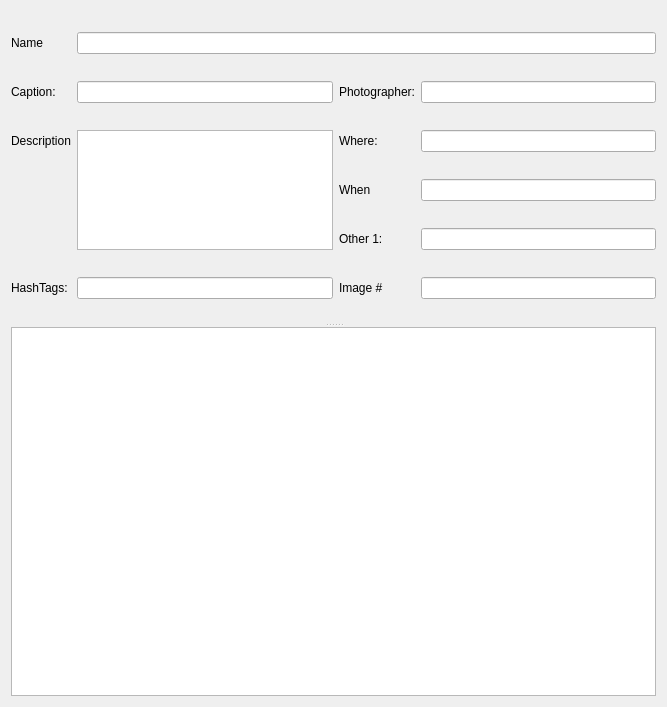
<?xml version="1.0" encoding="UTF-8"?>
<ui version="4.0">
 <class>PhotoSlideDetails</class>
 <widget class="QWidget" name="PhotoSlideDetails">
  <property name="geometry">
   <rect>
    <x>0</x>
    <y>0</y>
    <width>667</width>
    <height>707</height>
   </rect>
  </property>
  <property name="windowTitle">
   <string/>
  </property>
  <layout class="QVBoxLayout" name="verticalLayout">
   <item>
    <widget class="QSplitter" name="splitter">
     <property name="orientation">
      <enum>Qt::Vertical</enum>
     </property>
     <widget class="QWidget" name="">
      <layout class="QGridLayout" name="gridLayout">
       <item row="0" column="0">
        <widget class="QLabel" name="label_4">
         <property name="text">
          <string>Name</string>
         </property>
        </widget>
       </item>
       <item row="1" column="0">
        <widget class="QLabel" name="label_8">
         <property name="text">
          <string>Caption:</string>
         </property>
        </widget>
       </item>
       <item row="1" column="1">
        <widget class="QLineEdit" name="lineEdit_Caption"/>
       </item>
       <item row="1" column="2">
        <widget class="QLabel" name="label_11">
         <property name="text">
          <string>Photographer:</string>
         </property>
        </widget>
       </item>
       <item row="1" column="3">
        <widget class="QLineEdit" name="lineEdit_Photographer"/>
       </item>
       <item row="2" column="0">
        <widget class="QLabel" name="label_9">
         <property name="text">
          <string>Description</string>
         </property>
        </widget>
       </item>
       <item row="2" column="1" rowspan="3">
        <widget class="QTextEdit" name="textEdit_Description"/>
       </item>
       <item row="2" column="2">
        <widget class="QLabel" name="label_5">
         <property name="text">
          <string>Where:</string>
         </property>
        </widget>
       </item>
       <item row="2" column="3">
        <widget class="QLineEdit" name="lineEdit_Where"/>
       </item>
       <item row="3" column="2">
        <widget class="QLabel" name="label_6">
         <property name="text">
          <string>When</string>
         </property>
        </widget>
       </item>
       <item row="3" column="3">
        <widget class="QLineEdit" name="lineEdit_When"/>
       </item>
       <item row="4" column="2">
        <widget class="QLabel" name="label_12">
         <property name="text">
          <string>Other 1:</string>
         </property>
        </widget>
       </item>
       <item row="4" column="3">
        <widget class="QLineEdit" name="lineEdit_Other"/>
       </item>
       <item row="5" column="0">
        <widget class="QLabel" name="label_14">
         <property name="text">
          <string>HashTags:</string>
         </property>
        </widget>
       </item>
       <item row="5" column="1">
        <widget class="QLineEdit" name="lineEdit_HashTags"/>
       </item>
       <item row="5" column="2">
        <widget class="QLabel" name="label_3">
         <property name="text">
          <string>Image #</string>
         </property>
        </widget>
       </item>
       <item row="5" column="3">
        <widget class="QLineEdit" name="lineEdit_ImageNo"/>
       </item>
       <item row="0" column="1" colspan="3">
        <widget class="QLineEdit" name="lineEdit_Name">
         <property name="text">
          <string/>
         </property>
        </widget>
       </item>
      </layout>
     </widget>
     <widget class="QTreeView" name="treeView"/>
    </widget>
   </item>
  </layout>
 </widget>
 <resources>
  <include location="../LinksCloud/images.qrc"/>
 </resources>
 <connections/>
</ui>
